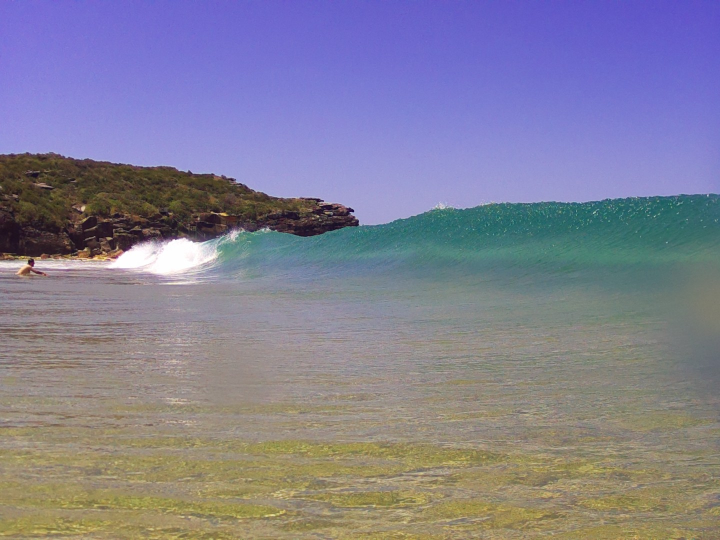
#> input picture run_cam/post_processing/Python/old/Rectified_images/cam1/1_214329852183_00009.jpg, 1440 x 1080 px, found by its file name (shown at 1/2 size); its folder holds 4 pictures in this run
$ python opencv_example.py
#> lines starting #> are read from the running program, lines starting #| are printed output that depends on the picture
import cv2
import numpy as np
import os
from datetime import datetime

# Function to load stereo images
def load_stereo_images(left_dir, right_dir):
#> called with left_dir = 'cam1', right_dir = 'cam0'
    left_images = []
    right_images = []

    for filename in sorted(os.listdir(left_dir)):
        left_img_path = os.path.join(left_dir, filename)
        left_img = cv2.imread(left_img_path, cv2.IMREAD_GRAYSCALE)
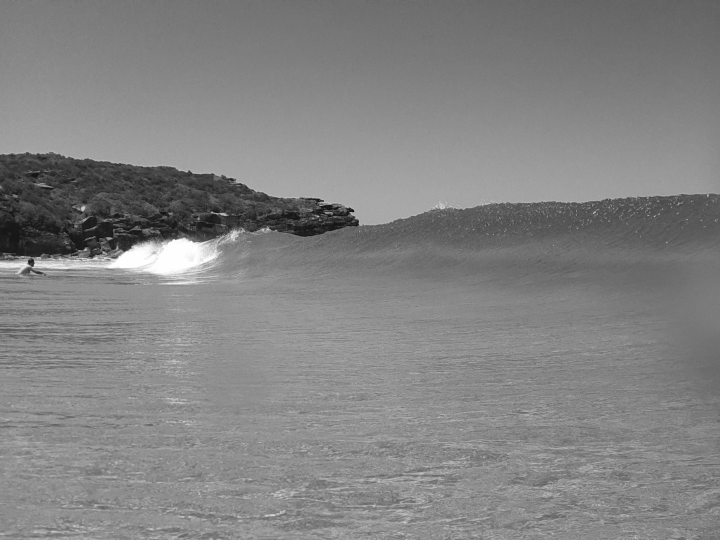
#> left_img: shape (1080, 1440) (shown at 1/2 size); min 4, max 255, mean 130.7
        if left_img is not None:
            left_images.append(left_img)
#> pass 2 of the loop in load_stereo_images, `for filename in sorted(os.listdir(left_dir)):`:
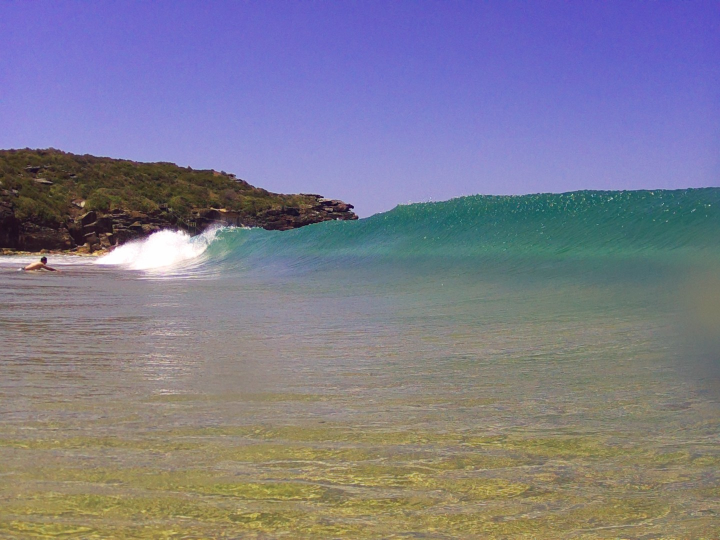
#> input picture run_cam/post_processing/Python/old/Rectified_images/cam1/1_214330001543_00011.jpg, 1440 x 1080 px, found by its file name (shown at 1/2 size)
#> in load_stereo_images, `left_img = cv2.imread(left_img_path, cv2.IMREAD_GRAYSCALE)`:
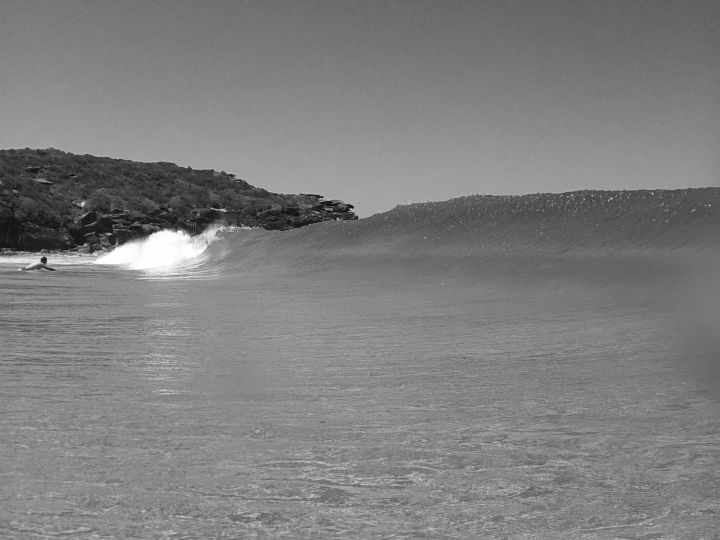
#> left_img: shape (1080, 1440) (shown at 1/2 size); min 3, max 255, mean 126.5
#> pass 3 of the loop in load_stereo_images, `for filename in sorted(os.listdir(left_dir)):`:
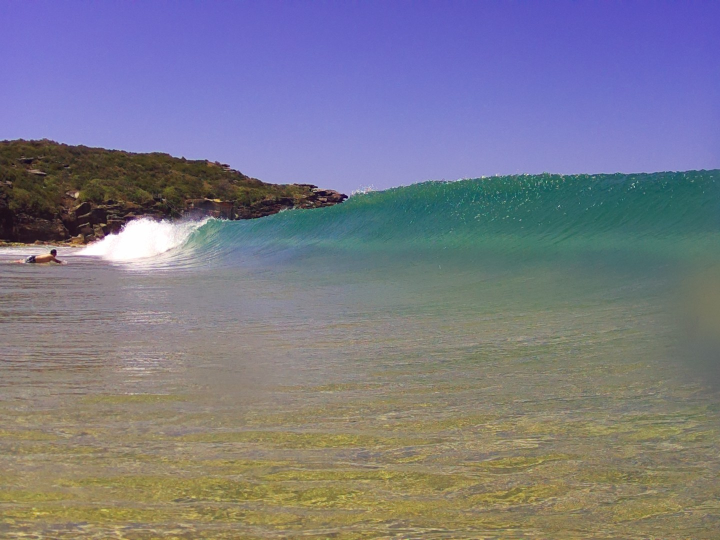
#> input picture run_cam/post_processing/Python/old/Rectified_images/cam1/1_214330167313_00013.jpg, 1440 x 1080 px, found by its file name (shown at 1/2 size)
#> in load_stereo_images, `left_img = cv2.imread(left_img_path, cv2.IMREAD_GRAYSCALE)`:
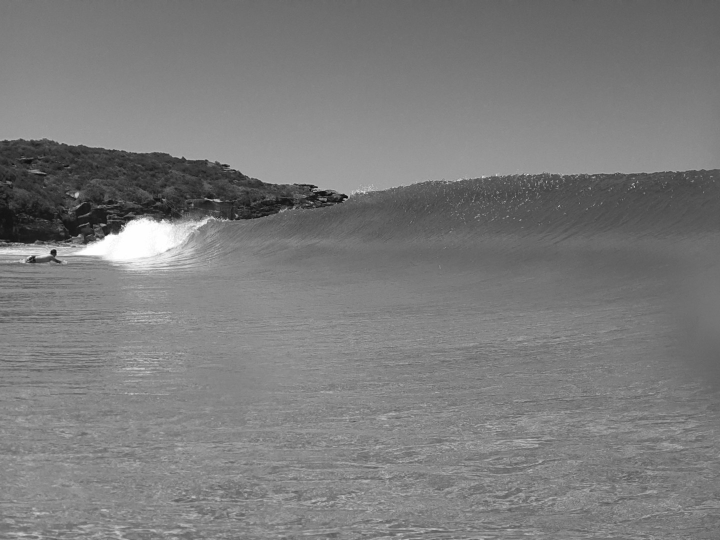
#> left_img: shape (1080, 1440) (shown at 1/2 size); min 2, max 255, mean 123.8
#> the loop made 4 passes; the first 3 are shown
#> (the run stopped early here; a loop or call above may not have finished)
